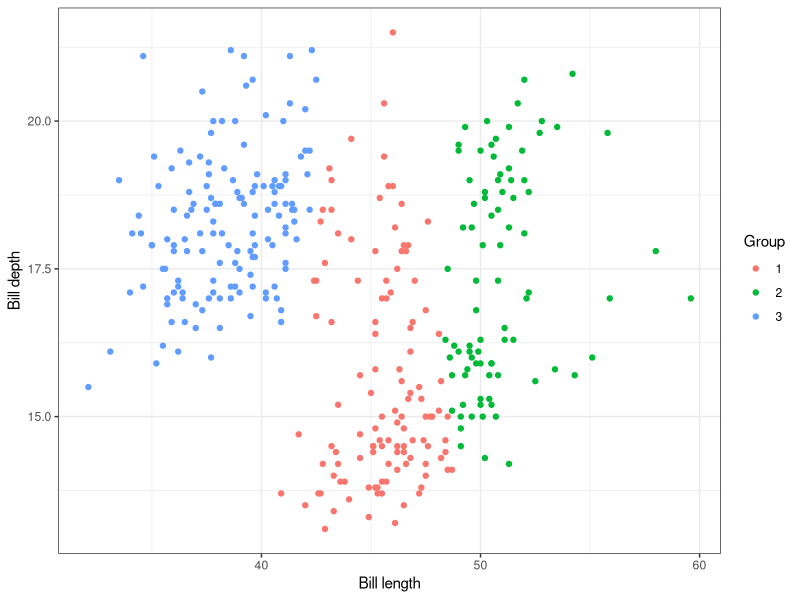

Source code (R):
## ---- chunk 1
library(tidyverse)
library(palmerpenguins)

x <- penguins |>
    dplyr::select(bill_length_mm, bill_depth_mm) |>
    drop_na()

em_init <- kmeans(x, 3)
## ---- chunk 2
em_init$centers
## ---- chunk 3
x |>
  ggplot(aes(x = bill_length_mm, y = bill_depth_mm, 
             color = as.factor(em_init$cluster))) +
  geom_point() +
  theme_bw() +
  labs(x = "Bill length", y = "Bill depth", color = "Group")
